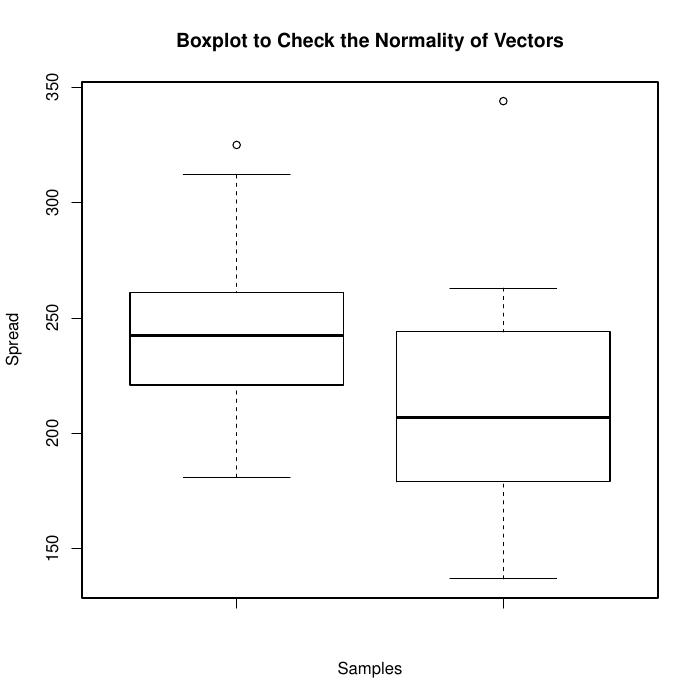

Write the R code that produced this figure.
#Homework 3
pdf('normality.pdf')

a = c(233,291,312,250,246,197,268,224,239,239,254,276,234,181,248,252,202,218,212,325)
b = c(344,185,263,246,224,212,188,250,148,169,226,175,242,252,153,183,137,202,194,213)

boxplot(a,b, xlab= 'Samples', ylab='Spread', 
        main= 'Boxplot to Check the Normality of Vectors')

#text(1, 340, lebel='Type A')
#text(2, 340, lebel='Type B')


quantile(a)
quantile(b)


dev.off()